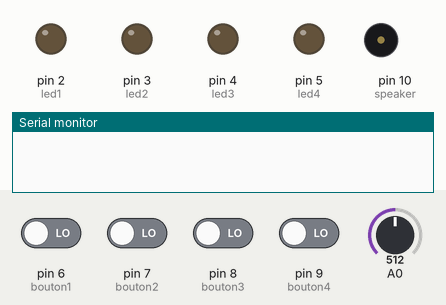
Simulated run of this sketch. Board: Arduino Uno, built with avr-gcc and run on an emulated ATmega328P. Parts: output pins drawn as LEDs (lit = HIGH), buzzer (waves = sounding), the last lines printed to the serial monitor. The test bench sets the inputs (shaded band); at power-on: pin 6 (bouton1), pin 7 (bouton2), pin 8 (bouton3), pin 9 (bouton4) LOW, A0 = 512. Random numbers use the default seed unless the sketch sets one.

Above: at 1.2 s.
1.3 s: pin 6 (bouton1) driven HIGH
At 1.8 s:
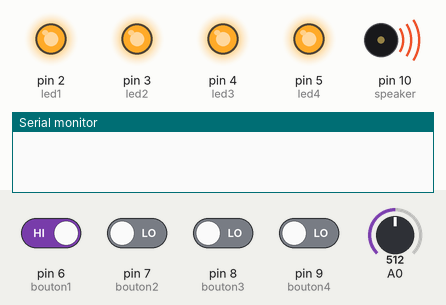
4.0 s: pin 7 (bouton2) driven HIGH
At 6.6 s:
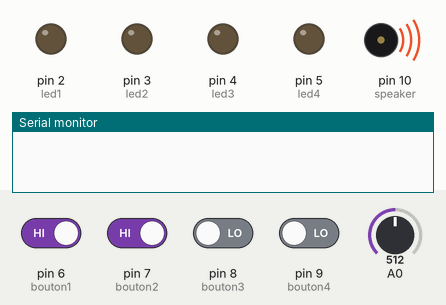
9.2 s: pin 8 (bouton3) driven HIGH
At 11.1 s:
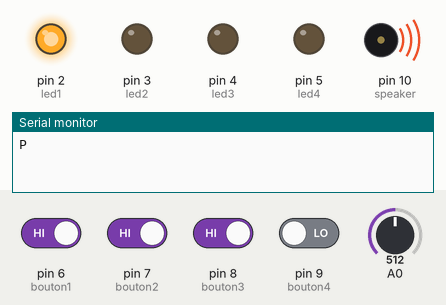
Timing chart, 0 to 13.2 s (numbered marks = the images above; inputs shaded):
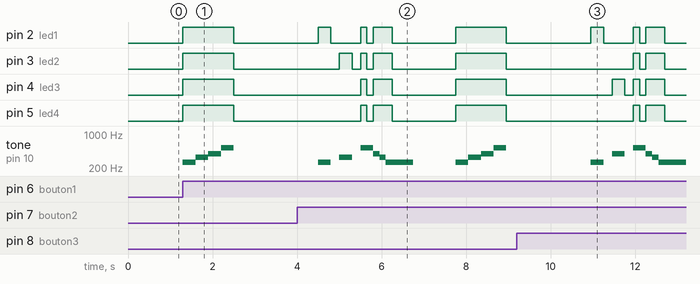

The sketch:

Super-simon_1.1.ino
```cpp
//Simon

//++++++++++++++++++++++++++++++++++++++++++++++++++++++++++++++++++++++++++++++++++++++++++++++++++++++
//Initialisation des LEDs et boutons poussoirs.
int led1 = 2; //LED rouge
int led2 = 3; //LED verte
int led3 = 4; //LED bleue
int led4 = 5; //LED jaune
int bouton1 = 6; //Bouton rouge
int bouton2 = 7; //Bouton vert
int bouton3 = 8; //Bouton bleu
int bouton4 = 9; //Bouton jaune
int speaker = 10; //Speaker

//Information du Port Serial
String inData ="" ;

//Fréquences des sons de chaque couleur
int son[] = {261, 330, 392, 523};
//            Do,  Mi, Sol,  Do

//Tableau de séquence à jouer
int sequence[50];
//Personne ne dépasse jamais le niveau 50...

//++++++++++++++++++++++++++++++++++++++++++++++++++++++++++++++++++++++++++++++++++++++++++++++++++++++

void setup()
{
  //Initialisation des entrées/sorties
  pinMode(led1, OUTPUT);
  pinMode(led2, OUTPUT);
  pinMode(led3, OUTPUT);
  pinMode(led4, OUTPUT);
  pinMode(bouton1, INPUT);
  pinMode(bouton2, INPUT);
  pinMode(bouton3, INPUT);
  pinMode(bouton4, INPUT);
  pinMode(speaker, OUTPUT);
  Serial.begin(9600);
}

//++++++++++++++++++++++++++++++++++++++++++++++++++++++++++++++++++++++++++++++++++++++++++++++++++++++

void loop()
{
  randomSeed(analogRead(A0));


  //Attente de pression sur une touche ou du lancement sur visual studio
  lectureBouton();
  inData ="";

  //Son de lancement du jeu.
  melodieLancement();
  delay(2000);

  //Début du jeu
  boolean gameOver = false;
  int presse;
  int niveau = 0;
  while (!gameOver)
  {
    nouvelleNote(niveau);
    jouerSequence(niveau);

    for (int i = 0; i <= niveau; i++) //Attend que le joueur tape chaque note de la séquence
    {
      presse = lectureBouton(); //Lecture du bouton appuyé par le joueur
      jouerNote(presse); //Joue la note du joueur
      if (presse != sequence[i])
      {
        gameOver = true;
        melodieGameOver();
      }
      if (gameOver) {
        Serial.println("P");
        break;
      }
    }
    niveau++;
    if (!gameOver)Serial.println("G");
    delay(1000);

  }
}

//++++++++++++++++++++++++++++++++++++++++++++++++++++++++++++++++++++++++++++++++++++++++++++++++++++++


int lectureBouton()
{


  int boutonPresse = 0;

  while (!boutonPresse && inData!="L")
  {
    if (Serial.available() > 0)
    {
      inData = Serial.readStringUntil('#') ;
      Serial.println(inData);
    }

    if (digitalRead(bouton1))
    {
      boutonPresse = 1;
    }
    if (digitalRead(bouton2))
    {
      boutonPresse = 2;
    }
    if (digitalRead(bouton3))
    {
      boutonPresse = 3;
    }
    if (digitalRead(bouton4))
    {
      boutonPresse = 4;
    }
  }
  return boutonPresse;
}
//++++++++++++++++++++++++++++++++++++++++++++++++++++++++++++++++++++++++++++++++++++++++++++++++++++++

void jouerNote(int numero)
{
  switch (numero)
  {
    case 1:
      digitalWrite(led1, HIGH);
      break;
    case 2:
      digitalWrite(led2, HIGH);
      break;
    case 3:
      digitalWrite(led3, HIGH);
      break;
    case 4:
      digitalWrite(led4, HIGH);
      break;
  }
  tone(speaker, son[numero - 1]);
  delay(300);

  digitalWrite(led1, LOW);
  digitalWrite(led2, LOW);
  digitalWrite(led3, LOW);
  digitalWrite(led4, LOW);
  noTone(speaker);

  delay(200);
}

//++++++++++++++++++++++++++++++++++++++++++++++++++++++++++++++++++++++++++++++++++++++++++++++++++++++
//Joue toute la séquence

void jouerSequence(int niveau)
{
  for (int i = 0; i <= niveau; i++)
  {
    jouerNote(sequence[i]);
  }
}

//++++++++++++++++++++++++++++++++++++++++++++++++++++++++++++++++++++++++++++++++++++++++++++++++++++++
//Nouvelle note aléatoire

void nouvelleNote(int niveau)
{
  sequence[niveau] = (int)random(1, 5);
}

//++++++++++++++++++++++++++++++++++++++++++++++++++++++++++++++++++++++++++++++++++++++++++++++++++++++
//Témoin lancement (petite séquence lumineuse)

void melodieLancement()
{
  digitalWrite(led1, HIGH);
  digitalWrite(led2, HIGH);
  digitalWrite(led3, HIGH);
  digitalWrite(led4, HIGH);
  tone(speaker, son[0]);
  delay(300);
  tone(speaker, son[1]);
  delay(300);
  tone(speaker, son[2]);
  delay(300);
  tone(speaker, son[3]);
  delay(300);
  digitalWrite(led1, LOW);
  digitalWrite(led2, LOW);
  digitalWrite(led3, LOW);
  digitalWrite(led4, LOW);
  noTone(speaker);
}

//++++++++++++++++++++++++++++++++++++++++++++++++++++++++++++++++++++++++++++++++++++++++++++++++++++++

//Témoin Game Over
void melodieGameOver()
{
  digitalWrite(led1, HIGH);
  digitalWrite(led2, HIGH);
  digitalWrite(led3, HIGH);
  digitalWrite(led4, HIGH);
  tone(speaker, son[3]);
  delay(150);
  digitalWrite(led1, LOW);
  digitalWrite(led2, LOW);
  digitalWrite(led3, LOW);
  digitalWrite(led4, LOW);
  delay(150);
  digitalWrite(led1, HIGH);
  digitalWrite(led2, HIGH);
  digitalWrite(led3, HIGH);
  digitalWrite(led4, HIGH);
  tone(speaker, son[2]);
  delay(150);
  digitalWrite(led1, HIGH);
  digitalWrite(led2, HIGH);
  digitalWrite(led3, HIGH);
  digitalWrite(led4, HIGH);
  tone(speaker, son[1]);
  delay(150);
  digitalWrite(led1, HIGH);
  digitalWrite(led2, HIGH);
  digitalWrite(led3, HIGH);
  digitalWrite(led4, HIGH);
  tone(speaker, son[0]);
  delay(150);
  digitalWrite(led1, LOW);
  digitalWrite(led2, LOW);
  digitalWrite(led3, LOW);
  digitalWrite(led4, LOW);
  delay(500);
  noTone(speaker);
}
```

Measured:
- after the input at 1.3 s, pin 2 (led1), pin 3 (led2), pin 4 (led3), pin 5 (led4): LOW → HIGH at once, → LOW 1.2 s later; tone on pin 10 (speaker): plays 261 Hz for 0.30 s, 330 Hz for 0.30 s, 392 Hz for 0.30 s, 523 Hz for 0.30 s, starting at once
